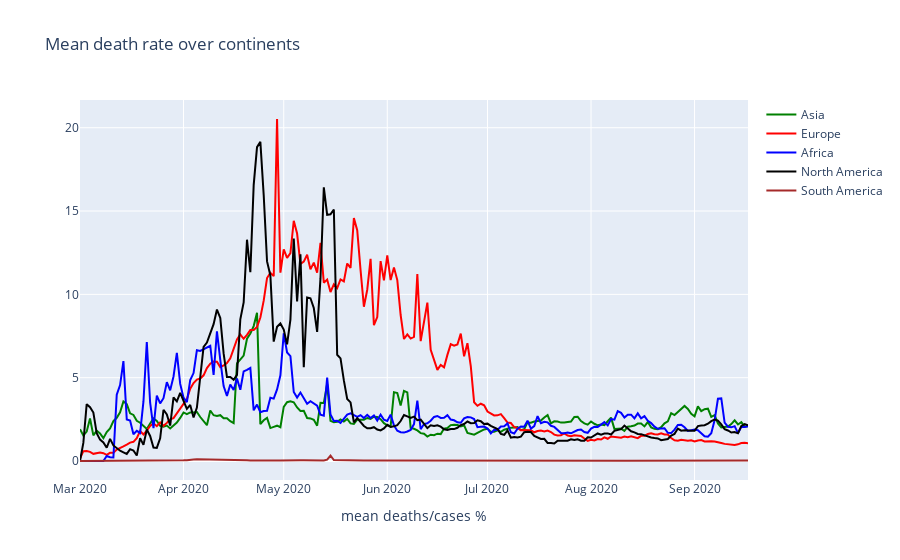

The notebook cell saved with this chart:
### Markdown cell above
### Death rate

### Code cell
trace1 = go.Scatter(
                    x = df[(df['continent']=='Asia')&(df['datetime']>='2020-03-01')].groupby(['date','continent'])['date'].apply(lambda x: np.unique(x)[0]),
                    y = df[(df['continent']=='Asia')&(df['datetime']>='2020-03-01')].groupby(['date','continent'])['death_rate'].mean()*100,
                    mode = "lines",
                    name = "Asia",
                    marker = dict(color = 'green'),
)

trace2 = go.Scatter(
                    x = df[(df['continent']=='Europe')&(df['datetime']>='2020-03-01')].groupby(['date','continent'])['date'].apply(lambda x: np.unique(x)[0]),
                    y = df[(df['continent']=='Europe')&(df['datetime']>='2020-03-01')].groupby(['date','continent'])['death_rate'].mean()*100,
                    mode = "lines",
                    name = "Europe",
                    marker = dict(color = 'red'),
)

trace3 = go.Scatter(
                    x = df[(df['continent']=='Africa')&(df['datetime']>='2020-03-01')].groupby(['date','continent'])['date'].apply(lambda x: np.unique(x)[0]),
                    y = df[(df['continent']=='Africa')&(df['datetime']>='2020-03-01')].groupby(['date','continent'])['death_rate'].mean()*100,
                    mode = "lines",
                    name = "Africa",
                    marker = dict(color = 'blue'),
)

trace4 = go.Scatter(
                    x = df[(df['continent']=='North America')&(df['datetime']>='2020-03-01')].groupby(['date','continent'])['date'].apply(lambda x: np.unique(x)[0]),
                    y = df[(df['continent']=='North America')&(df['datetime']>='2020-03-01')].groupby(['date','continent'])['death_rate'].mean()*100,
                    mode = "lines",
                    name = "North America",
                    marker = dict(color = 'black'),
)

trace5 = go.Scatter(
                    x = df[(df['continent']=='South America')&(df['datetime']>='2020-03-01')].groupby(['date','continent'])['date'].apply(lambda x: np.unique(x)[0]),
                    y = df[(df['continent']=='South America')&(df['datetime']>='2020-03-01')].groupby(['date','continent'])['death_rate'].mean(),
                    mode = "lines",
                    name = "South America",
                    marker = dict(color = 'brown'),
)

data = [trace1,trace2,trace3,trace4,trace5]
layout = dict(title = 'Mean death rate over continents',
              xaxis= dict(title= 'mean deaths/cases %',ticklen= 5,zeroline= False)
             )
fig = dict(data = data, layout = layout)
iplot(fig)

### Figure 1 — Plotly figure (JSON) as saved in the notebook; plotly's stock layout.template omitted (floating-point values rounded to 4 significant figures; data arrays with more than 128 entries replaced by an {"elided": "..."} marker saying what was removed)
{"data": [{"marker": {"color": "green"}, "mode": "lines", "name": "Asia", "type": "scatter", "x": {"elided": "201 str values"}, "y": {"elided": "201 float values"}}, {"marker": {"color": "red"}, "mode": "lines", "name": "Europe", "type": "scatter", "x": {"elided": "201 str values"}, "y": {"elided": "201 float values"}}, {"marker": {"color": "blue"}, "mode": "lines", "name": "Africa", "type": "scatter", "x": {"elided": "201 str values"}, "y": {"elided": "201 float values"}}, {"marker": {"color": "black"}, "mode": "lines", "name": "North America", "type": "scatter", "x": {"elided": "201 str values"}, "y": {"elided": "201 float values"}}, {"marker": {"color": "brown"}, "mode": "lines", "name": "South America", "type": "scatter", "x": {"elided": "201 str values"}, "y": {"elided": "201 float values"}}], "layout": {"title": {"text": "Mean death rate over continents"}, "xaxis": {"ticklen": 5, "title": {"text": "mean deaths/cases %"}, "zeroline": false}}}
